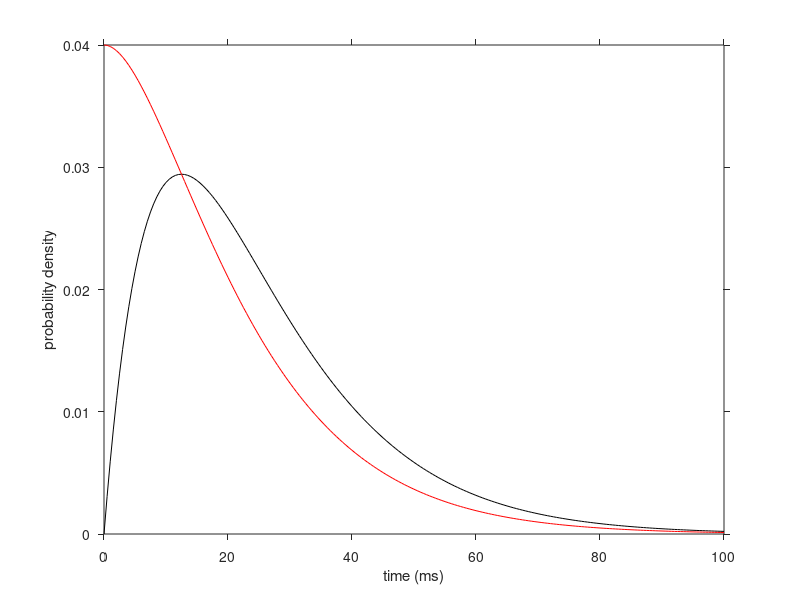

MATLAB code for this plot:
%
%  Gabbiani & Cox, Mathematics for Neuroscientists
%

%plot the properties of the ISI distribution and forward recurrence time
%of the equilibrium gamma order 2 process

%mean isi
misi = 25; %ms

%corresponding gamma rate
rho = 2/misi; %kHz

%b parameter of matlab
b = 1/rho;

dx = 0.5;
x = 0:dx:100;
y1 = rho*(rho*x).*exp(-rho*x);
h = figure;
plot(x,y1,'k');

z1 = (rho/2)*(rho*x+1).*exp(-rho*x);
hold on;
plot(x,z1,'r');
xlabel('time (ms)');
ylabel('probability density');
set(gca,'TickDir','out');

%uncomment to print figure
%print(h,'-depsc2','frecfig_ex.eps');
